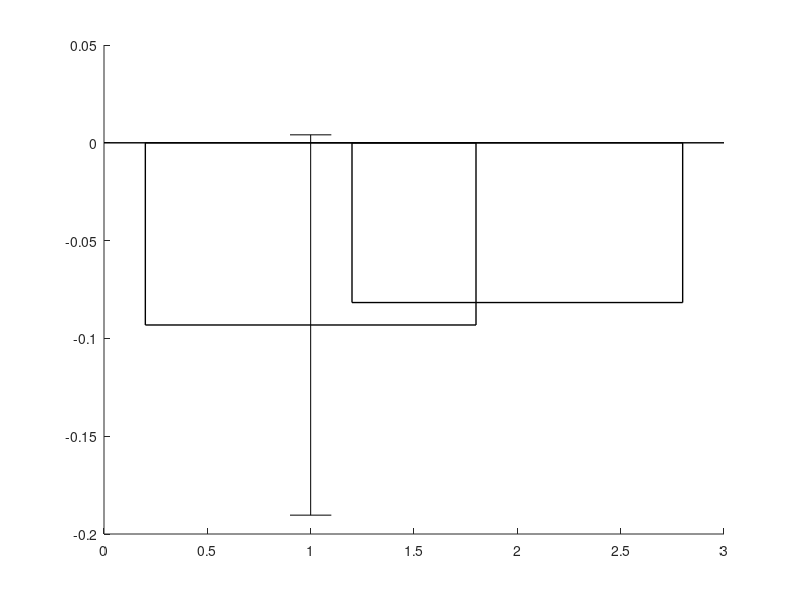

Source code (MATLAB): (Note: this script raises an error after producing the figure.)
%%

low_myopes = [0.139 -0.288; ...
              0.218 -0.118; ...
              0.237 -0.433];

high_myopes = [0.713 -0.504; ...
               0.293 -0.544; ...
               0.419 -0.644; ...
               0.359 -0.384; ...
               0.201 -0.181; ...
               0.134 0.013; ...
              -0.143 -0.384];

meanHighMyopes = mean(high_myopes(:,1)+high_myopes(:,2));
stdErrorHighMyopes = std(high_myopes(:,1)+high_myopes(:,2))./sqrt(size(high_myopes,1));

meanLowMyopes = mean(low_myopes(:,1)+low_myopes(:,2));
stdErrorLowMyopes = std(low_myopes(:,1)+low_myopes(:,2))./sqrt(size(low_myopes,1));

figure;
hold on;
bar(1,meanHighMyopes,'w','LineWidth',1);
bar(2,meanLowMyopes,'w','LineWidth',1);
errorbar(1,meanHighMyopes,stdErrorHighMyopes,'k','LineWidth',1);
errorbar(2,meanLowMyopes,stdErrorLowMyopes,'k','LineWidth',1);
axis square;
set(gca,'FontSize',15);
set(gca,'XTick',[1 2])
set(gca,'XTickLabel',{'High myopes' 'Low myopes'});
ylabel('w_{R}-|w_{B}|');
